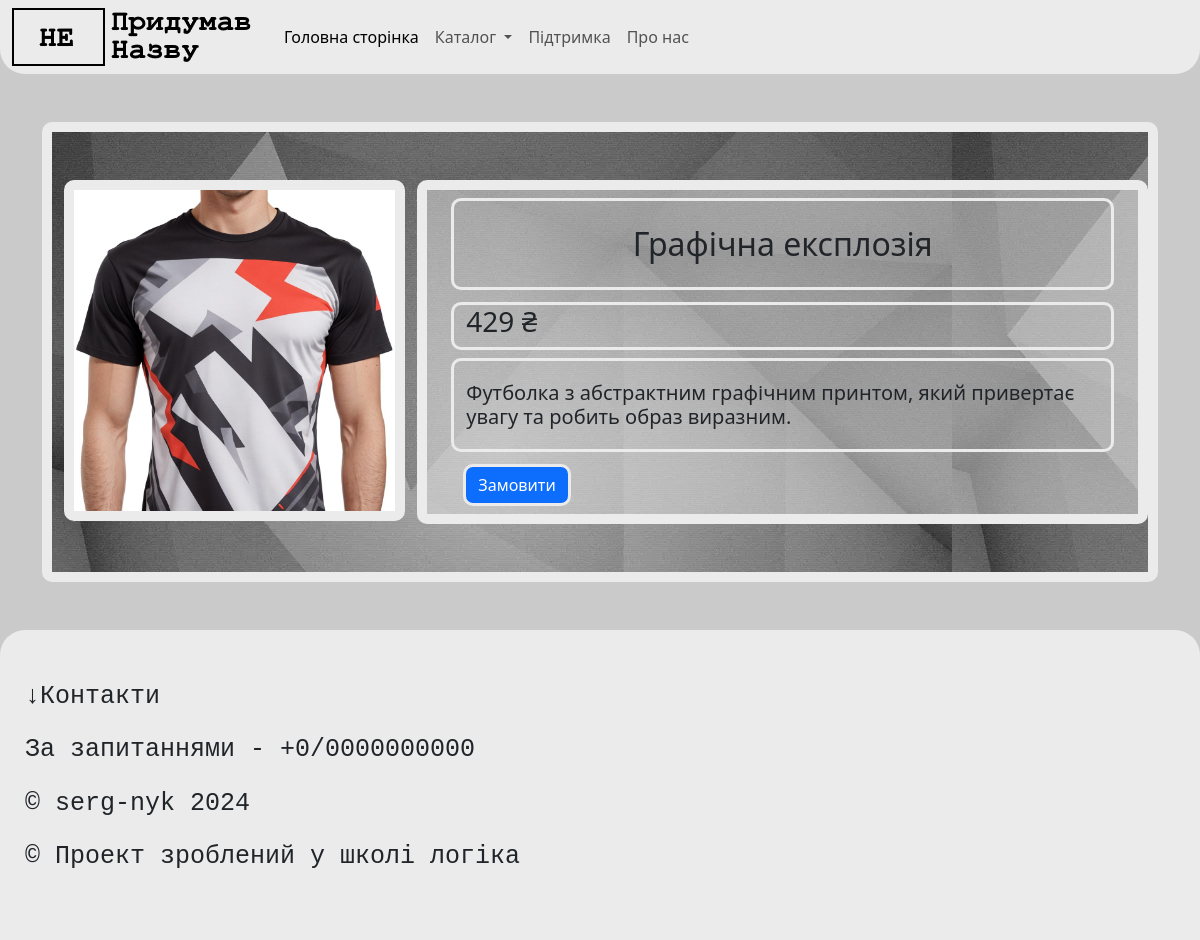
Page /product/12 on the committed database.
### tables this page shows
CREATE TABLE "products" (
	"id"	INTEGER,
	"title"	TEXT NOT NULL,
	"description"	TEXT DEFAULT 'This product has no description / Цей продукт не має опису',
	"image"	TEXT,
	"date"	INTEGER DEFAULT CURRENT_TIMESTAMP,
	"category_id"	INTEGER,
	"price"	INTEGER,
	FOREIGN KEY("category_id") REFERENCES "categories"("id"),
	PRIMARY KEY("id" AUTOINCREMENT)
);

### main.py (the view)
@app.route("/product/<product_id>")
def product(product_id):
    categories = db.get_all_categories()
    product = db.get_product(int(product_id))
    return render_template("product.html", title = product[1], product = product, categories = categories)

### sql_queries.py (called while the page is built)
    def open(self):
        self.connection = sqlite3.connect(self.dbname) # Підключаємося до бази даних
        self.cursor = self.connection.cursor()

    def close(self):
        self.cursor.close()
        self.connection.close()

    def get_all_categories(self):
        self.open()
        self.cursor.execute("SELECT * FROM categories")
        data = self.cursor.fetchall()
        self.close()
        return data

    def get_product(self, product_id):
        self.open()
        self.cursor.execute('''SELECT * FROM products WHERE "id"=?''', [product_id])
        data = self.cursor.fetchone()
        self.close()
        return data

### templates/product.html (shortened to what this page needs)
{% extends 'base_template.html' %}  {% block content %}
<div class="container py-5">
  <div
    class="container py-5 product-img"
    style="background-image: url('/static/img/background.jpg')"
  >
    <div class="row">
      <div class="col-12 col-md-4">
        <img
          src="{{ url_for('static', filename='img/'+product[3]) }}"
          class="img-fluid product-img"
          alt="..."
        />
      </div>
      <div
        class="col-12 col-md-8 product-img"
        style="background-color: #ebebeb75"
      >
        <div class="container py-2">
          <div class="container small-outline">
            <h2 class="my-4 text-center">{{product[1]}}</h2>
          </div>
        </div>
        <div class="container py-1">
          <div class="container small-outline">
            <h3>{{product[6]}} ₴</h3>
          </div>
        </div>
        <div class="container py-1">
          <div
            class="container small-outline py-1"
          >
            <h5 class="my-3">{{product[2] | safe}}</h5>
          </div>
        </div>
        <div class="container py-2">
          <div class="container">
            <a href="{{ url_for('order', product_id = product[0]) }}">
              <button type="button" class="btn btn-primary small-outline">
                Замовити
              </button>
            </a>
          </div>
        </div>
      </div>
    </div>
  </div>
</div>
{% endblock content %}

### static/style.css (style rules this page uses)
body { background: #cacaca; }
.product-img { border: 10px solid #ebebeb; border-radius: 10px; }
.small-outline { border: 3px solid #ebebeb; border-radius: 10px; }

### rows in the picture
products: image (picture), title "Графічна експлозія", price "429", description "Футболка з абстрактним графічним принтом, який привертає увагу та робить образ виразним."
